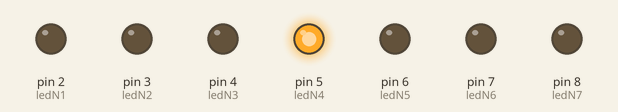
Simulated run of this sketch. Board: Arduino Uno, built with avr-gcc and run on an emulated ATmega328P. Parts: output pins drawn as LEDs (lit = HIGH). Random numbers use the default seed unless the sketch sets one.

Above: at 0.1 s.
At 8.1 s:
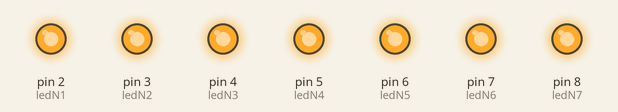
At 16.1 s:
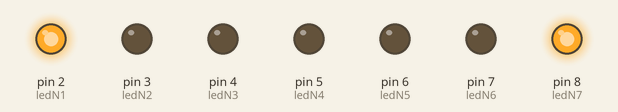
At 24.1 s:
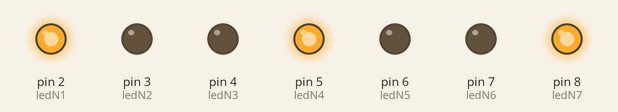
At 34.1 s:
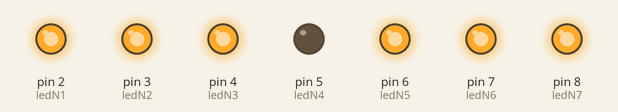
At 38.1 s:
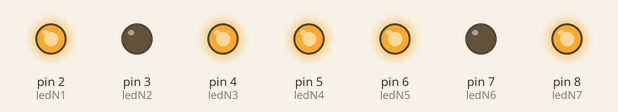
Timing chart, 0 to 39.6 s (numbered marks = the images above):
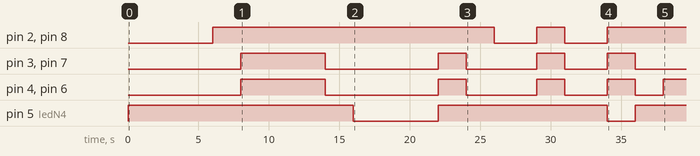

The sketch:

dados.ino
```cpp
#define ledN1 2
#define ledN2 3
#define ledN3 4
#define ledN4 5
#define ledN5 6
#define ledN6 7
#define ledN7 8
int numeroRandom;

void setup(){
  pinMode(ledN1, OUTPUT);
  pinMode(ledN2, OUTPUT);
  pinMode(ledN3, OUTPUT);
  pinMode(ledN4, OUTPUT);
  pinMode(ledN5, OUTPUT);
  pinMode(ledN6, OUTPUT);
  pinMode(ledN7, OUTPUT);
}

void loop(){
  numeroRandom = random(1,8);

  digitalWrite(ledN1, LOW);
  digitalWrite(ledN2, LOW);
  digitalWrite(ledN3, LOW);
  digitalWrite(ledN4, LOW);
  digitalWrite(ledN5, LOW);
  digitalWrite(ledN6, LOW);
  digitalWrite(ledN7, LOW);

  if(numeroRandom == 1){
    digitalWrite(ledN4, HIGH);
    delay(3000);
  }
  else if(numeroRandom == 2){
    digitalWrite(ledN1, HIGH);
    digitalWrite(ledN7, HIGH);
    delay(2000);
  }
  else if(numeroRandom == 3){
    digitalWrite(ledN1, HIGH);
    digitalWrite(ledN4, HIGH);
    digitalWrite(ledN7, HIGH);
    delay(2000);
  }
  else if(numeroRandom == 4){
    digitalWrite(ledN1, HIGH);
    digitalWrite(ledN3, HIGH);
    digitalWrite(ledN5, HIGH);
    digitalWrite(ledN7, HIGH);
    delay(2000);
  }
  else if(numeroRandom == 5){
    digitalWrite(ledN1, HIGH);
    digitalWrite(ledN3, HIGH);
    digitalWrite(ledN4, HIGH);
    digitalWrite(ledN5, HIGH);
    digitalWrite(ledN7, HIGH);
    delay(2000);
  }
  else if(numeroRandom == 6){
    digitalWrite(ledN1, HIGH);
    digitalWrite(ledN2, HIGH);
    digitalWrite(ledN3, HIGH);
    digitalWrite(ledN5, HIGH);
    digitalWrite(ledN6, HIGH);
    digitalWrite(ledN7, HIGH);
    delay(2000);
  }
  else if(numeroRandom == 7){
    digitalWrite(ledN1, HIGH);
    digitalWrite(ledN2, HIGH);
    digitalWrite(ledN3, HIGH);
    digitalWrite(ledN4, HIGH);
    digitalWrite(ledN5, HIGH);
    digitalWrite(ledN6, HIGH);
    digitalWrite(ledN7, HIGH);
    delay(2000);
  }
}
```

Measured:
- by itself, pin 2 (ledN1), pin 8 (ledN7): goes HIGH 20.0 s, LOW 3.0 s, HIGH 2.0 s, LOW 3.0 s, then HIGH
- by itself, pin 3 (ledN2), pin 7 (ledN6): LOW → HIGH at 8.0 s, → LOW 6.0 s later, → HIGH 8.0 s later, → LOW 2.0 s later, … (8 changes in this stretch)
- by itself, pin 4 (ledN3), pin 6 (ledN5): LOW → HIGH at 8.0 s, → LOW 6.0 s later, → HIGH 8.0 s later, → LOW 2.0 s later, … (9 changes in this stretch)
- by itself, pin 5 (ledN4): goes HIGH 16.0 s, LOW 6.0 s, HIGH 12.0 s, LOW 2.0 s, then HIGH
